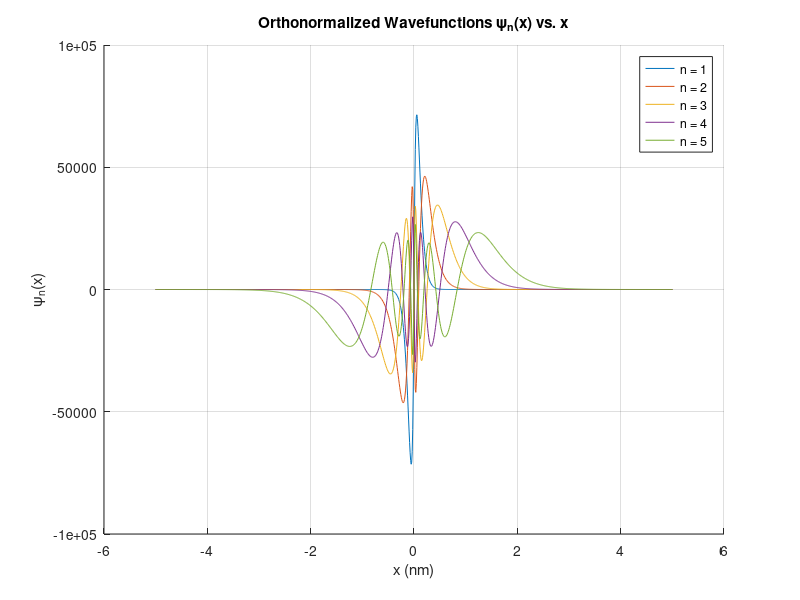

The MATLAB script that drew this image:
clc; clear; close all;

% === Constants ===
hbar = 1.0545718e-34;       % Reduced Planck's constant (J·s)
m = 9.10938356e-31;          % Electron mass (kg)
e = 1.602176634e-19;         % Elementary charge (C)
eps0 = 8.854187817e-12;      % Vacuum permittivity (F/m)
A = e^2 / (4 * pi * eps0);   % Coulomb potential constant

% === Domain and Setup ===
x_nm = linspace(-5, 5, 1000); % Position in nanometers
x = x_nm * 1e-9;              % Convert x to meters
dx = x(2) - x(1);
n_values = 1:5;
N = length(n_values);

psi_raw = zeros(N, length(x)); % Raw (possibly non-orthogonal) wavefunctions

% === Construct & Normalize Raw Wavefunctions ===
for i = 1:N
    n = n_values(i);
    kappa = m * A / (hbar^2 * n);
    psi = sqrt(kappa) * sign(x) .* 2 .* kappa .* abs(x) .* exp(-kappa * abs(x));
    psi = psi / sqrt(trapz(x, abs(psi).^2)); % Normalize
    psi_raw(i, :) = psi;
end

% === Gram-Schmidt Orthonormalization ===
psi_ortho = zeros(N, length(x));
for i = 1:N
    psi_ortho(i, :) = psi_raw(i, :);
    for j = 1:i-1
        proj = trapz(x, conj(psi_ortho(j, :)) .* psi_ortho(i, :));
        psi_ortho(i, :) = psi_ortho(i, :) - proj * psi_ortho(j, :);
    end
    % Normalize the orthonormalized wavefunction
    norm_factor = sqrt(trapz(x, abs(psi_ortho(i, :)).^2));
    psi_ortho(i, :) = psi_ortho(i, :) / norm_factor;
end

% === Check Orthonormality Matrix ===
S = zeros(N);
for i = 1:N
    for j = 1:N
        S(i,j) = trapz(x, conj(psi_ortho(i, :)) .* psi_ortho(j, :));
    end
end

% === Display Overlap Matrix ===
disp('Orthonormalized Overlap Matrix S = <_i|_j>:');
disp(abs(S)); % Take absolute to check closeness to 0 or 1

% === Plot Orthonormalized Wavefunctions ===
figure;
hold on;
title('Orthonormalized Wavefunctions \psi_n(x) vs. x');
xlabel('x (nm)');
ylabel('\psi_n(x)');
for i = 1:N
    plot(x_nm, psi_ortho(i, :), 'DisplayName', ['n = ' num2str(n_values(i))]);
end
legend();
grid on;
hold off;